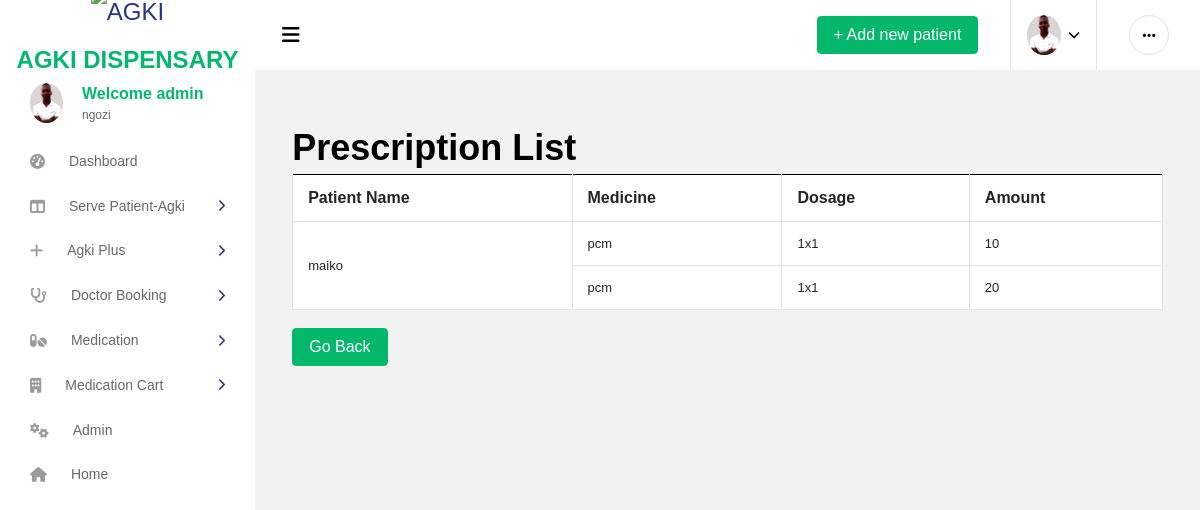
The app's page /prescription_list/ (signed in) with its own data.
### app/models.py (models this page shows, shortened)
class CustomUser(AbstractUser):
    phone = models.CharField(max_length=15, null=True,blank=True)
    location = models.CharField(max_length=30, null=True, blank=True)
    department = models.ForeignKey(Department, on_delete=models.CASCADE, null=True,blank=True)
    reg_no = models.CharField(max_length=10, unique=True)
    age = models.IntegerField(null=True)
    position = models.CharField(max_length=40, null=True,blank=True)
    district = models.CharField(max_length=40, null=True,blank=True)
    ward = models.CharField(max_length=40, null=True,blank=True)
    street = models.CharField(max_length=40, null=True,blank=True)
    image = models.ImageField(upload_to ='media/',blank=True,null=True)
    is_doctor = models.BooleanField(default=False)
    is_laboratorist = models.BooleanField(default=False)
    is_receptionist = models.BooleanField(default=False)
    is_pharmacist = models.BooleanField(default=False)
    is_patient = models.BooleanField(default=True)
    is_seller = models.BooleanField(default=False)
    sms_sent = models.BooleanField(default=False)
    payment_status = models.BooleanField(default=False)
    sms_sent_payment = models.BooleanField(default=False)

class Department(models.Model):
    name = models.CharField(max_length=20)
    descrption = models.CharField(max_length=20)

class Patient(models.Model):
    fullname = models.CharField(max_length=30)
    age = models.IntegerField()
    address = models.CharField(max_length=30)
    gender = models.CharField(max_length=10)
    height = models.IntegerField(null=True,blank=True)
    pressure = models.CharField(max_length=10,null=True,blank=True)
    weight = models.IntegerField(null=True,blank=True)
    date = models.DateTimeField(auto_now_add=True)
    dalili = models.TextField(max_length=500,null=True,blank=True)
    possibleDiseases = models.TextField(max_length=500,null=True,blank=True)
    testConducted = models.TextField(max_length=500,null=True,blank=True)
    labResults = models.TextField(max_length=500,null=True,blank=True)
    actualDiseases = models.TextField(max_length=500,null=True,blank=True)
    otherRecomendation = models.TextField(max_length=500,null=True,blank=True)

class Medicine(models.Model):
    medicineName = models.CharField(max_length=20)
    amount = models.IntegerField()
    remainAmount = models.IntegerField()
    unitCost = models.FloatField()
    receivedDate = models.DateTimeField(auto_now_add=True)
    expireDate= models.DateField()

class Prescription(models.Model):
    medicine = models.ForeignKey(Medicine, on_delete=models.CASCADE)
    patient = models.ForeignKey(Patient, on_delete=models.CASCADE)
    amount = models.PositiveIntegerField(null=True,blank=True)
    dosage = models.CharField(max_length=100,null=True,blank=True)
    cost = models.FloatField(null=True,blank=True)
    totalCost = models.FloatField(null=True, blank=True)
    medicineStatus = models.BooleanField(default=False)
    prescription_date = models.DateField(auto_now_add=True)
    id = models.AutoField(primary_key=True)

### app/views.py (the view)
# urls.py: path('prescription_list/', views.prescription_list,name='prescription_list'),
def prescription_list(request):
    prescriptions = Prescription.objects.select_related('medicine', 'patient').order_by('patient__fullname')
    grouped_prescriptions = {}
    for prescription in prescriptions:
        patient_name = prescription.patient.fullname
        if patient_name not in grouped_prescriptions:
            grouped_prescriptions[patient_name] = []
        grouped_prescriptions[patient_name].append({
            'medicine': prescription.medicine.medicineName,
            'dosage': prescription.dosage,
            'amount': prescription.amount
        })
    return render(request, 'app/prescription_list.html', {'prescriptions': grouped_prescriptions})

### app/templates/app/prescription_list.html
{% extends 'app/base2.html' %}
{% block content %}
<br>
<br>
<div class="container">
<div class="table-responsive">
  <h2>Prescription List</h2>
  <table class="table table-bordered">
    <thead>
      <tr>
        <th>Patient Name</th>
        <th>Medicine</th>
        <th>Dosage</th>
        <th>Amount</th>
      </tr>
    </thead>
    <tbody>
      {% for patient, prescriptions in prescriptions.items %}
        {% for prescription in prescriptions %}
          <tr>
            {% if forloop.first %}
              <td rowspan="{{ prescriptions|length }}">{{ patient }}</td>
            {% endif %}
            <td>{{ prescription.medicine }}</td>
            <td>{{ prescription.dosage }}</td>
            <td>{{ prescription.amount }}</td>
          </tr>
        {% endfor %}
      {% empty %}
        <tr>
          <td colspan="4">No prescriptions available.</td>
        </tr>
      {% endfor %}
    </tbody>
  </table>
  <br>
  <a href="{% url 'patientList'%}"><button class="btn btn-success">Go Back</button></a>
</div>
</div>
{% endblock %}

### app/templates/app/base2.html (shortened to what this page needs)
{% load static %}
{% load i18n %}
<!DOCTYPE html>
<html lang="en">
<head>
  <link href="https://cdn.jsdelivr.net/npm/bootstrap@5.3.0/dist/css/bootstrap.min.css" rel="stylesheet">
  <link rel="stylesheet" href="{% static 'vendors/all.min.css' %}">
  <link rel="stylesheet" href="{% static 'vendors/vendor.bundle.base.css' %}">
  <link rel="stylesheet" href="{% static 'vendors/vendor.bundle.addons.css' %}">
  <link rel="stylesheet" href="{% static 'videos/style.css' %}">
</head>
<body>
  <div class="container-scroller">
    <nav class="navbar col-lg-12 col-12 p-0 fixed-top d-flex flex-row default-layout-navbar">
      <div class="text-center navbar-brand-wrapper d-flex align-items-center justify-content-center">
        <a class="navbar-brand brand-logo" href="{% url 'index' %}"><img src="{% static 'images/logo/logo.png' %}" alt="AGKI" class="logo" style="height: 40px; width: auto;">
          <span style="padding-top: 80px;"><marquee behavior="" direction=""> <b class="text-success"> AGKI DISPENSARY</b></marquee></span>
        </a>
      </div>
      <div class="navbar-menu-wrapper d-flex align-items-stretch">
        <button class="navbar-toggler navbar-toggler align-self-center" type="button" data-toggle="minimize">
          <span class="fas fa-bars"></span>
        </button>
        <ul class="navbar-nav navbar-nav-right">
          <li class="nav-item d-none d-lg-flex">
            <a class="nav-link" href="{% url 'patient' %}">
              <span class="btn btn-success">+ Add new patient</span>
            </a>
          </li>
          <li class="nav-item nav-profile dropdown">
            <a class="nav-link dropdown-toggle" href="#" data-toggle="dropdown" id="profileDropdown">
              {% if user.image %}
              <img src="{{user.image.url}}" alt="AGKI" class="logo" style="height: 40px; width: auto;">
              {% else %}
              <img src="{% static 'ttt.jpg' %}" alt="AGKI" class="logo" style="height: 40px; width: auto;">
              {% endif %}
            </a>
          </li>
          <li class="nav-item nav-settings d-none d-lg-block">
            <a class="nav-link" href="#">
              <i class="fas fa-ellipsis-h"></i>
            </a>
          </li>
        </ul>
      </div>
    </nav>
    <div class="container-fluid page-body-wrapper">
      <nav class="sidebar sidebar-offcanvas" id="sidebar">
        <ul class="nav">
          <li class="nav-item nav-profile">
            <div class="nav-link">
              <div class="profile-image">
                {% if user.image %}
                <img src="{{user.image.url}}" alt="AGKI" class="logo" style="height: 40px; width: auto;">
                {% else %}
                <img src="{% static 'ttt.jpg' %}" alt="AGKI" class="logo" style="height: 40px; width: auto;">
                {% endif %}
              </div>
              <div class="profile-name">
                <p class="name text-success">
                  Welcome {{ user.username }}
                </p>
                <p class="designation">
                  {{user.department.name}}
                </p>
              </div>
            </div>
          </li>
          {% if not user.is_seller  %}
          <li class="nav-item">
            <a class="nav-link" href="{% url 'home' %}">
                <i class="fa fa-tachometer-alt menu-icon"></i>
                <span class="menu-title">Dashboard</span>
            </a>
        </li>
        <li class="nav-item d-lg-block">
          <a class="nav-link" data-toggle="collapse" href="#sidebar-layouts" aria-expanded="false" aria-controls="sidebar-layouts">
            <i class="fas fa-columns menu-icon"></i>
            <span class="menu-title">Serve Patient-Agki</span>
            <i class="menu-arrow"></i>
          </a>
        </li>
        <li class="nav-item d-lg-block">
          <a class="nav-link" data-toggle="collapse" href="#agki-plus" aria-expanded="false" aria-controls="sidebar-layouts">
            <i class="fas fa-plus menu-icon"></i>
            <span class="menu-title">Agki Plus</span>
            <i class="menu-arrow"></i>
          </a>
        </li>
        <li class="nav-item d-lg-block">
          <a class="nav-link" data-toggle="collapse" href="#bookingDoctor" aria-expanded="false" aria-controls="sidebar-layouts">
            <i class="fas fa-stethoscope menu-icon"></i>
            <span class="menu-title">Doctor Booking</span>
            <i class="menu-arrow"></i>
          </a>
        </li>
        {% endif %}
        <li class="nav-item d-lg-block">
          <a class="nav-link" data-toggle="collapse" href="#medication" aria-expanded="false" aria-controls="sidebar-layouts">
            <i class="fas fa-pills menu-icon"></i>
            <span class="menu-title">Medication</span>
            <i class="menu-arrow"></i>
          </a>
        </li>
        <li class="nav-item d-lg-block">
          <a class="nav-link" data-toggle="collapse" href="#medication2" aria-expanded="false" aria-controls="sidebar-layouts">
            <i class="fas fa-building menu-icon"></i>
            <span class="menu-title">Medication Cart</span>
            <i class="menu-arrow"></i>
          </a>
        </li>
        {% if user.is_superuser %}
        <li class="nav-item">
            <a class="nav-link" href="/admin/">
                <i class="fa fa-cogs menu-icon"></i>
                <span class="menu-title">Admin</span>
            </a>
        </li>
        {% endif %}
        <li class="nav-item">
          <a class="nav-link" href="{% url 'index' %}">
              <i class="fa fa-home menu-icon"></i>
              <span class="menu-title">Home</span>
          </a>
        </li>
        </ul>
      </nav>
      <div class="main-panel">
        <div class="content-wrapper">
            {% block content%}
            {% endblock %}
        </div>
      </div>
    </div>
  </div>
</body>
</html>

### records on screen
CustomUser: image (picture), username "admin", department.name "ngozi"
Patient: prescriptions "maiko"
Medicine: medicine "pcm" "pcm"
Prescription: dosage "1x1"
Prescription: dosage "1x1"

### other values on screen
{{ prescription.amount }} "10" "20"
